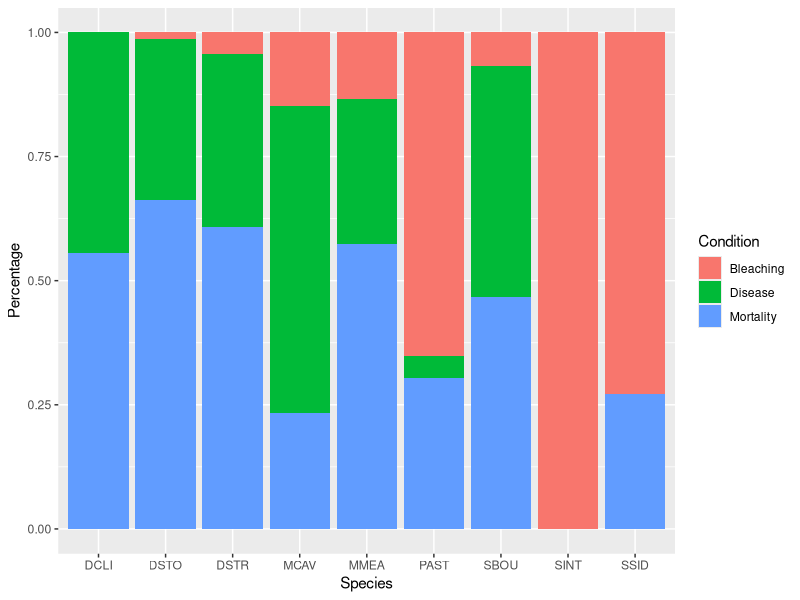
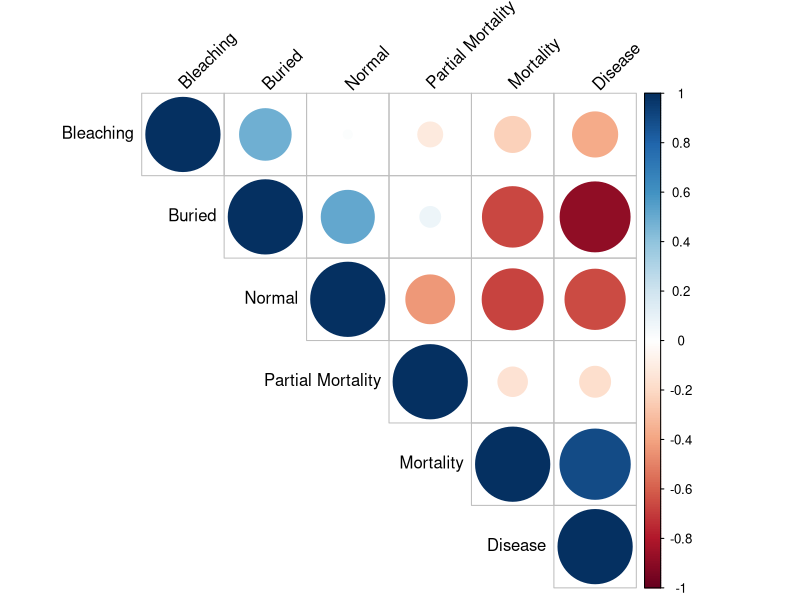
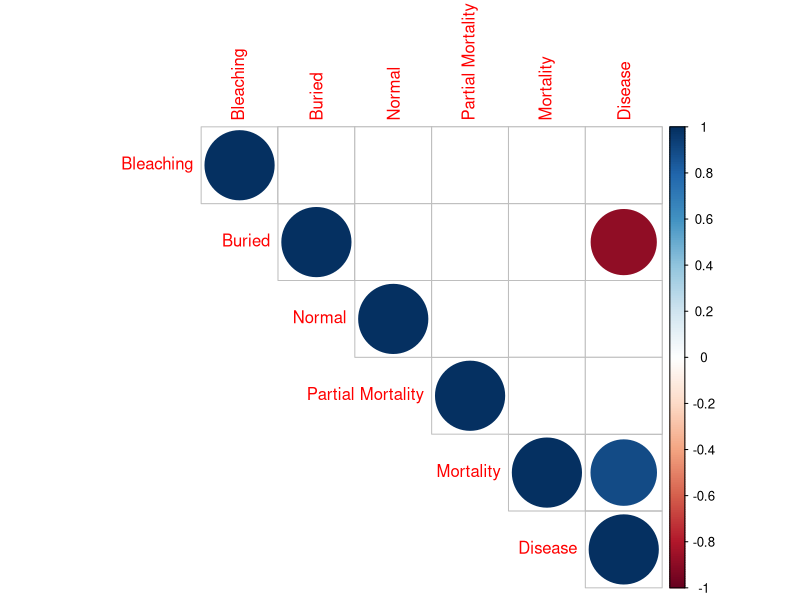

Reproduce these figures in R, in order. (Note: this script raises an error after producing the figures.)
## ---- chunk 1
rm(list = ls())
knitr::opts_chunk$set(echo = TRUE, error = FALSE, fig.path='Figures/', dev=c('png', 'pdf'))
## ---- chunk 2
library(knitr)
library(survival)
library(coda)
library(survminer)
library(dplyr)
library(ggplot2)
library(car)
library(tidyverse)
library(kableExtra)
#library(gtsummary) #not loading properly
## ---- chunk 3
df=read.csv("9sp_corr.csv") #time by months; excludes missing corals
glimpse(df)
## ---- chunk 4
df %>% filter(Condition %in% c("Bleaching","Disease","Mortality")) %>%
     ggplot(aes(fill=Condition, y=Percentage, x = Species)) +
        geom_bar(position = "fill", stat = "identity")
## ---- chunk 5
library(reshape2)
df_w <- dcast(df, Species ~ Condition, value.var="Percentage")
df_w
## ---- chunk 6
#Select 
df_corr <- df_w %>% select(Mortality, Buried, Disease, Bleaching, Normal, "Partial Mortality")
head(df_corr)
res <- cor(df_corr)
round(res,2)
## ---- chunk 7
library(Hmisc)
res2 <-rcorr(as.matrix(df_corr))
res2
## ---- chunk 8
library(corrplot)
corrplot(res, type = "upper", order = "hclust",
         tl.col = "black", tl.srt = 45)
## ---- chunk 9
# Insignificant correlation are crossed
corrplot(res2$r, type="upper", order="hclust", 
         p.mat = res2$P, sig.level = 0.01, insig = "blank")
# Insignificant correlations are leaved blank
corrplot(res2$r, type="upper", order="hclust", 
         p.mat = res2$P, sig.level = 0.01, insig = "blank")
## ---- chunk 10
ggplot(data=df_w, mapping = aes(x = Mortality, y = Disease, color = Species)) +
  geom_point() +
  geom_smooth(method = "lm")
